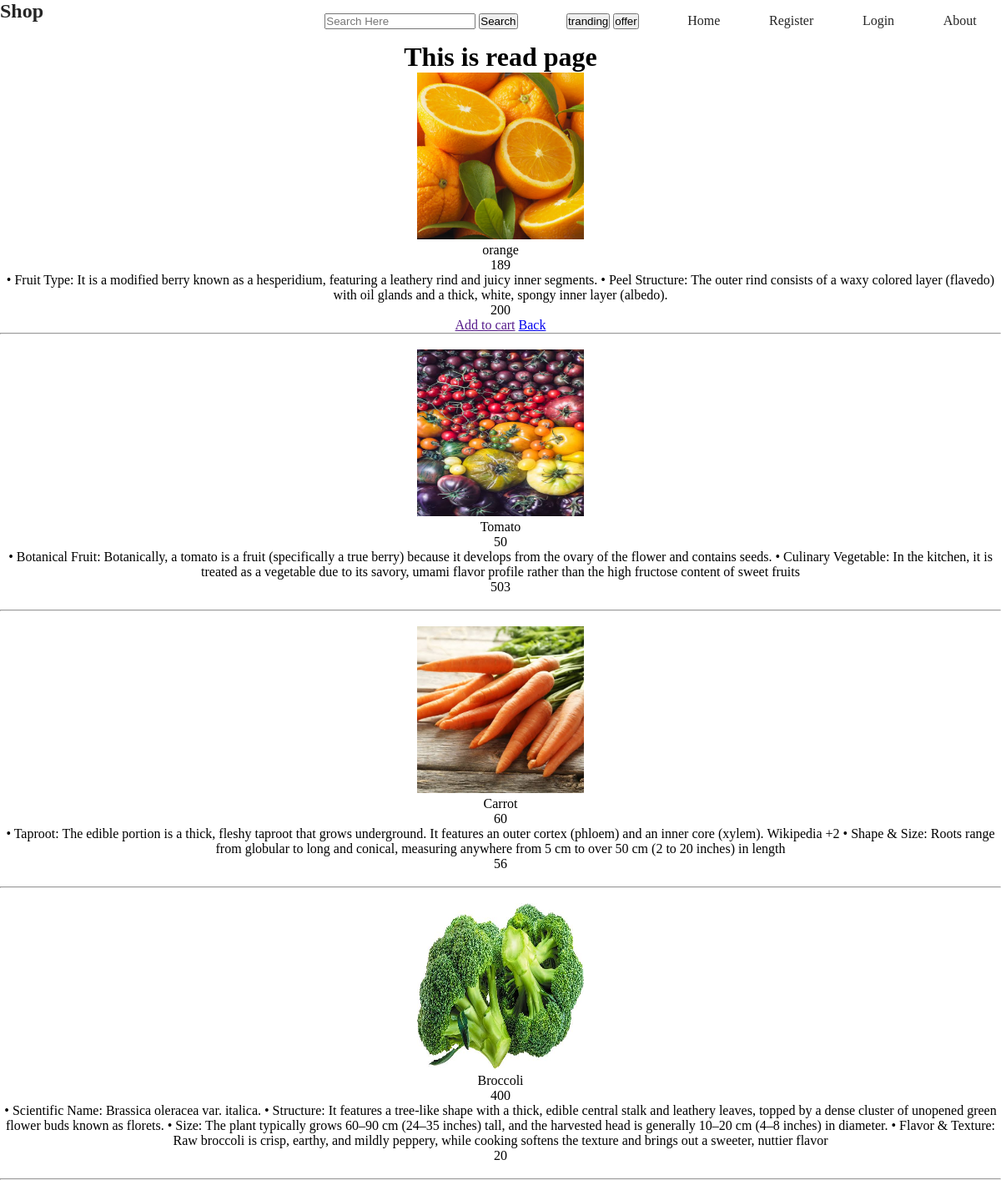
/read/22, run on the app's committed database.
### product/models.py (models this page shows)
class ProductModel(models.Model):
    category=models.ForeignKey(CategoryModel,on_delete=models.CASCADE)
    pname=models.CharField(max_length=100)
    price=models.IntegerField()
    pdesc=models.TextField()
    quntity=models.IntegerField()
    pimg=models.ImageField(upload_to='product')
    create_at=models.DateTimeField(auto_now_add=True)
    is_delete=models.BooleanField(False)
    is_availble=models.BooleanField(True)
    tranding=models.BooleanField(False,null=True)
    offer=models.BooleanField(False ,null=True)

### base/views.py (the view)
# urls.py: path('read/<int:pk>',read,name='read')
def read(request,pk):
    data=ProductModel.objects.get(id=pk)
    cate=ProductModel.objects.filter(category=data.category).exclude(id=pk).order_by('?')[:3]
    print(cate)
    print(data)
    return render(request,'read.html',{'data':data,'cate':cate,})

### base/templates/read.html (shortened to what this page needs)
{% extends 'main.html' %}
{% load static %}
{% block con %}
    <center>
        <h1>This is read page</h1>
        <img src="{{data.pimg.url}}" alt="" style="width: 200px; height: 200px;">
        <p>{{data.pname}}</p>
        <p>{{data.price}}</p>
        <p>{{data.pdesc}}</p>
        <p>{{data.quntity}}</p>
        <a href="">Add to cart</a>
        <a href="{% url 'home' %}">Back</a> <br>  <hr> <br>
        {% for i in cate %}
            <img src="{{i.pimg.url}}" alt="" style="width: 200px; height: 200px;">
            <p>{{i.pname}}</p>
            <p>{{i.price}}</p>
            <p>{{i.pdesc}}</p>
            <p>{{i.quntity}}</p> <br> <hr> <br>
        {% endfor %}
    </center>
{% endblock %}

### templates/main.html (shortened to what this page needs)
{% load static %}
<!DOCTYPE html>
<html lang="en">
<head>
    <link rel="stylesheet" href="{% static 'css/nav.css' %}">
</head>
<body>
    {% include 'nav.html' %}
    {% block con %}
    {% endblock %}
</body>
</html>

### templates/nav.html
<nav>
    <div class="con">
        <div class="logo">
            <h1>Shop</h1>
        </div>
        <div class="links">
            <div class="foo">
             <form action="">
                <input type="search" name="name" id="search" placeholder="Search Here">
                <button type="submit">Search</button>
            </form>
            </div>
        <div>
            <form action="" method="GET">
                <input type="submit" value="tranding" name="tread">
                <input type="submit" value="offer" name="offer">
            </form>
        </div>
        <a href="{% url 'home' %}">Home</a>
        {% if request.user.is_authenticated %}
    <a href="{% url 'cart' %}">Cart</a>
    <a href="{% url 'order_' %}">Order</a>
    <a href="{% url 'profile' %}">Profile ({{ request.user }}) <img src="{{profile.profile_img.url}}" alt="" style="height: 40px; width: 40px; border-radius: 50%;"></a>
    <a href="{% url 'logout_' %}">Logout</a>
{% else %}
    <a href="{% url 'register' %}">Register</a>
    <a href="{% url 'login_' %}">Login</a>
{% endif %}
<a href="{% url 'about' %}">About</a>
        </div>
    </div>
</nav>

### static/css/nav.css (style rules this page uses)
* { padding: 0%; margin: 0%; box-sizing: border-box; }
body { margin: 0; padding: 0; background-color: #FFFFFF; }

### data on the page
ProductModel: pimg (picture), pname "orange", price "189", pdesc "• Fruit Type: It is a modified berry known as a hesperidium, featuring a leathery rind and juicy inner segments. • Peel Structure: The outer rind consists of a waxy colored layer (flavedo) with oil glands and a thick, white, spongy inner layer (albedo).", quntity "200"
ProductModel: pimg (picture), pname "Tomato", price "50", pdesc "• Botanical Fruit: Botanically, a tomato is a fruit (specifically a true berry) because it develops from the ovary of the flower and contains seeds. • Culinary Vegetable: In the kitchen, it is treated as a vegetable due to its savory, umami flavor profile rather than the high fructose content of sweet fruits", quntity "503"
ProductModel: pimg (picture), pname "Carrot", price "60", pdesc "• Taproot: The edible portion is a thick, fleshy taproot that grows underground. It features an outer cortex (phloem) and an inner core (xylem). Wikipedia +2 • Shape & Size: Roots range from globular to long and conical, measuring anywhere from 5 cm to over 50 cm (2 to 20 inches) in length", quntity "56"
ProductModel: pimg (picture), pname "Broccoli", price "400", pdesc "• Scientific Name: Brassica oleracea var. italica. • Structure: It features a tree-like shape with a thick, edible central stalk and leathery leaves, topped by a dense cluster of unopened green flower buds known as florets. • Size: The plant typically grows 60–90 cm (24–35 inches) tall, and the harvested head is generally 10–20 cm (4–8 inches) in diameter. • Flavor & Texture: Raw broccoli is crisp, earthy, and mildly peppery, while cooking softens the texture and brings out a sweeter, nuttier flavor", quntity "20"
